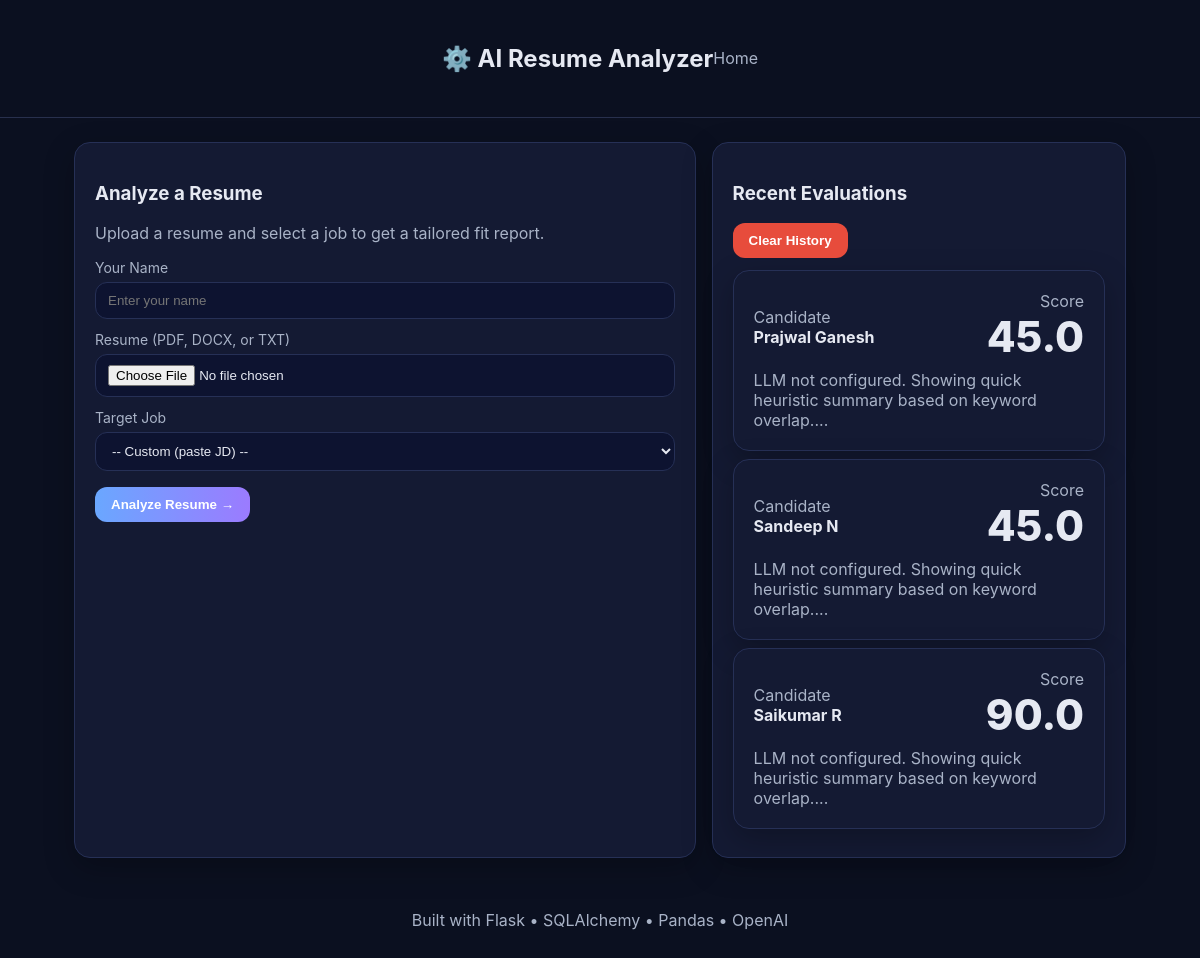
The page / on the database its author committed.
### models.py (models this page shows)
class Evaluation(db.Model):
    id = db.Column(db.Integer, primary_key=True)
    candidate_id = db.Column(db.Integer, db.ForeignKey('candidate.id'), nullable=False)
    job_id = db.Column(db.Integer, db.ForeignKey('job.id'), nullable=True)
    score = db.Column(db.Float, default=0.0)
    summary = db.Column(db.Text)
    recommendations = db.Column(db.Text)
    created_at = db.Column(db.DateTime, default=datetime.utcnow)
    candidate = db.relationship("Candidate", backref="evaluations")
    job = db.relationship("Job", backref="evaluations")

class Candidate(db.Model):
    id = db.Column(db.Integer, primary_key=True)
    name = db.Column(db.String(120))
    email = db.Column(db.String(120))
    phone = db.Column(db.String(50))
    skills_text = db.Column(db.Text)
    resume_text = db.Column(db.Text)
    created_at = db.Column(db.DateTime, default=datetime.utcnow)

### app.py (the view)
    @app.route("/", methods=["GET"])
    def index():
        jobs = Job.query.order_by(Job.title.asc()).all()
        recent = Evaluation.query.order_by(desc(Evaluation.created_at)).limit(5).all()
        return render_template("index.html", jobs=jobs, recent=recent)

### templates/index.html (shortened to what this page needs)
{% extends "base.html" %}
{% block content %}
  <div class="grid grid-2">
    <div class="card">
      <h3>Analyze a Resume</h3>
      <p class="muted">Upload a resume and select a job to get a tailored fit report.</p>
      <form action="{{ url_for('analyze') }}" method="post" enctype="multipart/form-data">
        <label style="margin-top:12px">Your Name</label>
        <input type="text" name="candidate_name" placeholder="Enter your name" required />
        <label style="margin-top:12px">Resume (PDF, DOCX, or TXT)</label>
        <input type="file" name="resume" required />
        <label style="margin-top:12px">Target Job</label>
        <select name="job_id" id="job_id">
          <option value="custom">-- Custom (paste JD) --</option>
        </select>
        <div style="margin-top:16px">
          <button class="btn" type="submit">Analyze Resume →</button>
        </div>
      </form>
    </div>
    <div class="card">
      <h3>Recent Evaluations</h3>
      {% if recent %}
        <form action="{{ url_for('clear_history') }}" method="post" style="margin-bottom:12px;">
          <button class="btn" type="submit" style="background:#e74c3c;color:white;">Clear History</button>
        </form>
        <div>
          {% for r in recent %}
            <div class="card" style="margin-bottom:8px">
              <div class="row" style="justify-content:space-between">
                <div>
                  <div class="muted">Candidate</div>
                  <div><strong>{{ r.candidate.name }}</strong></div>
                </div>
                <div style="text-align:right">
                  <div class="muted">Score</div>
                  <div class="score">{{ r.score }}</div>
                </div>
              </div>
              <div class="muted" style="margin-top:8px">{{ r.summary[:160] }}...</div>
            </div>
          {% endfor %}
        </div>
      {% else %}
        <p class="muted">No evaluations yet. Run your first analysis!</p>
      {% endif %}
    </div>
  </div>
{% endblock %}

### templates/base.html (shortened to what this page needs)
<!doctype html>
<html lang="en">
<head>
  <link rel="stylesheet" href="{{ url_for('static', filename='css/styles.css') }}">
</head>
<body>
  <header>
    <div class="container" style="padding:0; display:flex; justify-content:space-between; align-items:center;">
      <h2>⚙️ AI Resume Analyzer</h2>
      <a href="/" class="muted">Home</a>
    </div>
  </header>
  <main class="container">
    {% block content %}{% endblock %}
  </main>
  <footer>Built with Flask • SQLAlchemy • Pandas • OpenAI</footer>
</body>
</html>

### static/css/styles.css (style rules this page uses)
:root { --bg:#0b1020; --card:#141a33; --text:#e6e9f2; --muted:#a9b3c7; --primary:#6aa7ff; --accent:#9b7bff; }
* { box-sizing: border-box; }
body { margin:0; font-family: Inter, system-ui, -apple-system, Segoe UI, Roboto, sans-serif; background: var(--bg); color: var(--text); }
a { color: var(--primary); text-decoration: none; }
header { padding: 24px; display:flex; align-items:center; justify-content:space-between; border-bottom:1px solid #28304d; }
.container { max-width: 1100px; margin: 0 auto; padding: 24px; }
.grid { display:grid; gap:16px; }
.grid-2 { grid-template-columns: 1.2fr 0.8fr; }
.card { background: var(--card); border:1px solid #263056; border-radius:16px; padding:20px; box-shadow: 0 10px 30px rgba(0,0,0,.25); }
.btn { background: linear-gradient(90deg, var(--primary), var(--accent)); color:white; padding:10px 16px; border-radius:12px; border:none; cursor:pointer; font-weight:600; }
label { display:block; font-size:14px; color: var(--muted); margin-bottom:6px; }
input, select, textarea { width:100%; background:#0d1330; border:1px solid #263056; color:var(--text); border-radius:12px; padding:10px 12px; }
.score { font-size: 42px; font-weight:800; }
.muted { color: var(--muted); }
.row { display:flex; gap:12px; align-items:center; }
footer { text-align:center; padding: 28px; color: var(--muted); }

### rows shown on the page
Evaluation: candidate.name "Prajwal Ganesh", score "45.0", summary "LLM not configured. Showing quick heuristic summary based on keyword overlap."
Evaluation: candidate.name "Sandeep N", score "45.0", summary "LLM not configured. Showing quick heuristic summary based on keyword overlap."
Evaluation: candidate.name "Saikumar R", score "90.0", summary "LLM not configured. Showing quick heuristic summary based on keyword overlap."
